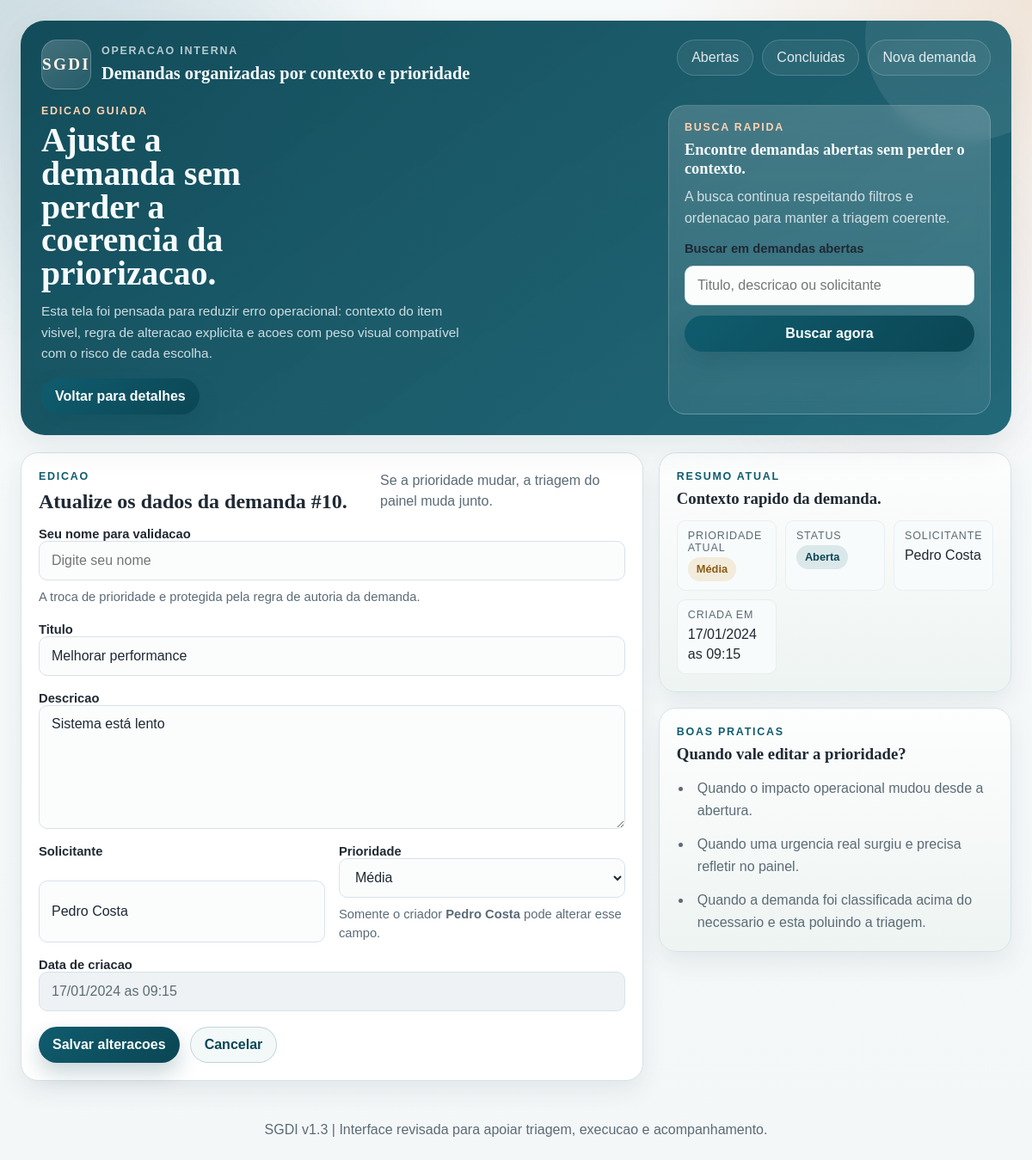
The page /editar/10 on the database as committed earlier.
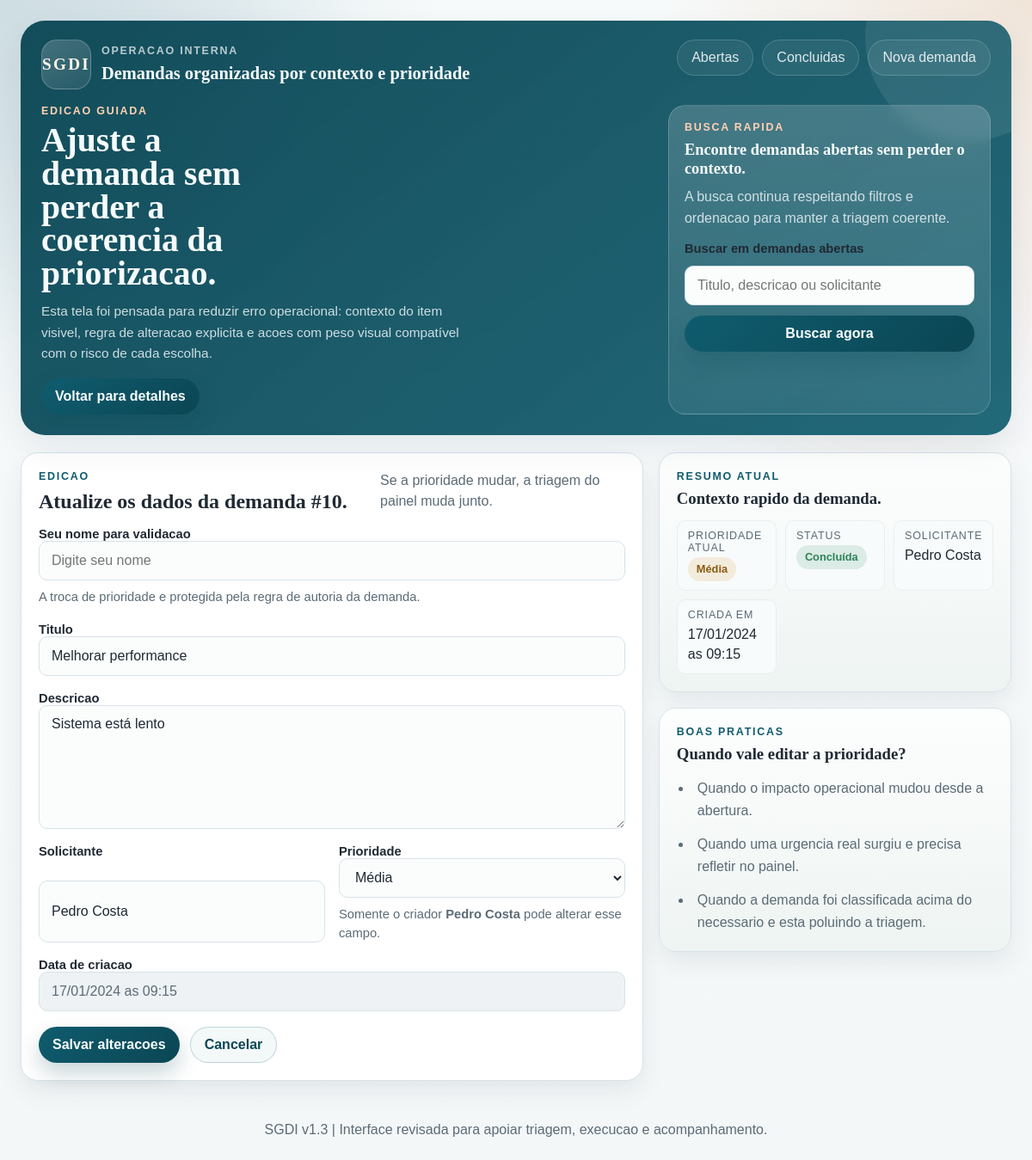
The same page on the database as committed later.
### tables this page shows
CREATE TABLE demandas (
    id INTEGER PRIMARY KEY AUTOINCREMENT,
    titulo TEXT NOT NULL,
    descricao TEXT NOT NULL,
    solicitante TEXT NOT NULL,
    prioridade TEXT NOT NULL DEFAULT 'Média',
    status TEXT NOT NULL DEFAULT 'Aberta',
    data_criacao TEXT NOT NULL
);

### app.py (the view, shortened to what this page needs)
@app.route("/editar/<int:id>", methods=["GET", "POST"])
def editar(id):
    conn = get_db()
    try:
        demanda = conn.execute("SELECT * FROM demandas WHERE id = ?", (id,)).fetchone()
        if not demanda:
            abort(404)
        return render_template("editar.html", demanda=demanda, prioridades=PRIORIDADES)
    finally:
        conn.close()

### app.py (called while the page is built)
def get_db():
    return get_db_connection()

@app.template_filter("priority_slug")
def priority_slug(value):
    return PRIORIDADE_SLUGS.get(value, "neutra")

@app.template_filter("display_datetime")
def display_datetime(value):
    try:
        return datetime.strptime(value, "%Y-%m-%d %H:%M:%S").strftime("%d/%m/%Y as %H:%M")
    except (TypeError, ValueError):
        return value

### database.py (called while the page is built)
def get_db_connection():
    conn = sqlite3.connect(DB_PATH)
    conn.row_factory = sqlite3.Row
    conn.execute("PRAGMA foreign_keys = ON")
    return conn

### templates/editar.html (shortened to what the changed rows need)
{% extends "base.html" %}
{% block hero %}
<h1>Ajuste a demanda sem perder a coerencia da priorizacao.</h1>
{% endblock %}
{% block content %}
<section class="content-grid">
    <div class="panel-card">
        <div class="section-header">
            <div>
                <p class="section-kicker">Edicao</p>
                <h2>Atualize os dados da demanda #{{ demanda['id'] }}.</h2>
            </div>
        </div>
        <form method="POST" action="{{ url_for('editar', id=demanda['id']) }}" class="form-layout">
            <div class="field-group">
                <label for="titulo" class="field-label">Titulo</label>
                <input type="text" id="titulo" name="titulo" value="{{ demanda['titulo'] }}" required>
            </div>
            <div class="field-group">
                <label for="descricao" class="field-label">Descricao</label>
                <textarea id="descricao" name="descricao" rows="6" required>{{ demanda['descricao'] }}</textarea>
            </div>
            <div class="field-row">
                <div class="field-group">
                    <label for="solicitante" class="field-label">Solicitante</label>
                    <input type="text" id="solicitante" name="solicitante" value="{{ demanda['solicitante'] }}" required>
                </div>
                <div class="field-group">
                    <label for="prioridade" class="field-label">Prioridade</label>
                    <select id="prioridade" name="prioridade" required>
                        {% for prioridade in prioridades %}
                            <option value="{{ prioridade }}" {% if demanda['prioridade'] == prioridade %}selected{% endif %}>
                                {{ prioridade }}
                            </option>
                        {% endfor %}
                    </select>
                    <p class="field-help">Somente o criador <strong>{{ demanda['solicitante'] }}</strong> pode alterar esse campo.</p>
                </div>
            </div>
            <div class="field-group">
                <label class="field-label">Data de criacao</label>
                <input type="text" value="{{ demanda['data_criacao']|display_datetime }}" disabled>
            </div>
        </form>
    </div>
    <aside class="side-stack">
        <div class="panel-card panel-card--soft">
            <dl class="summary-list">
                <div>
                    <dd><span class="badge priority-{{ demanda['prioridade']|priority_slug }}">{{ demanda['prioridade'] }}</span></dd>
                </div>
                <div>
                    <dd><span class="status-chip {% if demanda['status'] == 'Aberta' %}is-open{% else %}is-done{% endif %}">{{ demanda['status'] }}</span></dd>
                </div>
                <div>
                    <dt>Solicitante</dt>
                    <dd>{{ demanda['solicitante'] }}</dd>
                </div>
                <div>
                    <dt>Criada em</dt>
                    <dd>{{ demanda['data_criacao']|display_datetime }}</dd>
                </div>
            </dl>
        </div>
    </aside>
</section>
{% endblock %}

Rows that differ between the two databases and show on the page:
changed demandas "Pedro Costa": status "Aberta" → "Concluída"
